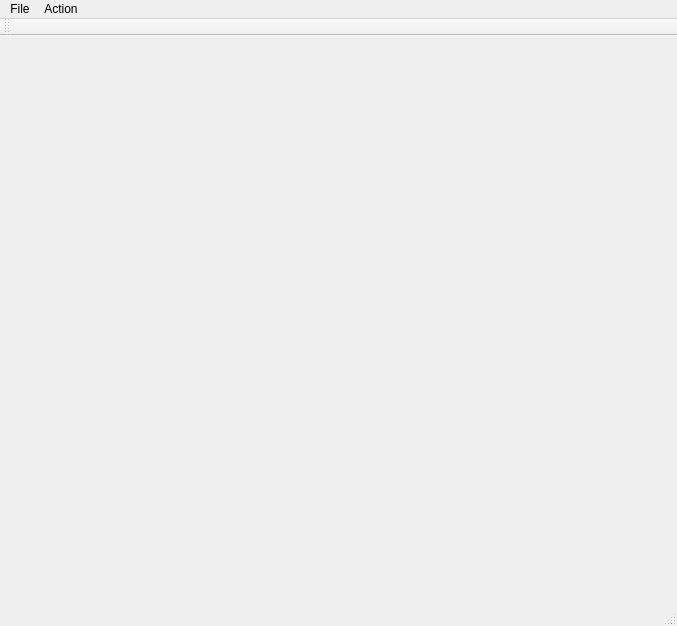
<?xml version="1.0" encoding="UTF-8"?>
<ui version="4.0">
 <class>MainWindow</class>
 <widget class="QMainWindow" name="MainWindow">
  <property name="geometry">
   <rect>
    <x>0</x>
    <y>0</y>
    <width>677</width>
    <height>626</height>
   </rect>
  </property>
  <property name="windowTitle">
   <string>MainWindow</string>
  </property>
  <widget class="QWidget" name="centralWidget">
   <layout class="QGridLayout" name="gridLayout" rowstretch="0">
    <item row="0" column="0">
     <layout class="QGridLayout" name="imageLayout"/>
    </item>
   </layout>
  </widget>
  <widget class="QStatusBar" name="statusBar"/>
  <widget class="QToolBar" name="toolBar">
   <property name="windowTitle">
    <string>toolBar</string>
   </property>
   <attribute name="toolBarArea">
    <enum>TopToolBarArea</enum>
   </attribute>
   <attribute name="toolBarBreak">
    <bool>false</bool>
   </attribute>
  </widget>
  <widget class="QMenuBar" name="menuBar">
   <property name="geometry">
    <rect>
     <x>0</x>
     <y>0</y>
     <width>677</width>
     <height>21</height>
    </rect>
   </property>
   <widget class="QMenu" name="menuFile">
    <property name="title">
     <string>File</string>
    </property>
    <addaction name="actionConfigure"/>
    <addaction name="actionSave_Pixy_parameters"/>
    <addaction name="actionLoad_Pixy_parameters"/>
    <addaction name="actionSave_Image"/>
    <addaction name="actionExit"/>
   </widget>
   <widget class="QMenu" name="menuAction">
    <property name="title">
     <string>Action</string>
    </property>
    <addaction name="actionPlay_Pause"/>
    <addaction name="actionURobot"/>
   </widget>
   <addaction name="menuFile"/>
   <addaction name="menuAction"/>
  </widget>
  <action name="actionExit">
   <property name="text">
    <string>Exit</string>
   </property>
  </action>
  <action name="actionSave_Image">
   <property name="enabled">
    <bool>true</bool>
   </property>
   <property name="text">
    <string>Save Image</string>
   </property>
  </action>
  <action name="actionPlay_Pause">
   <property name="text">
    <string>Run/Stop</string>
   </property>
   <property name="toolTip">
    <string>Run/stop</string>
   </property>
  </action>
  <action name="actionConfigure">
   <property name="text">
    <string>Configure...</string>
   </property>
   <property name="toolTip">
    <string>Configure parameters</string>
   </property>
  </action>
  <action name="actionSave_Pixy_parameters">
   <property name="text">
    <string>Save Pixy parameters...</string>
   </property>
  </action>
  <action name="actionLoad_Pixy_parameters">
   <property name="text">
    <string>Load Pixy parameters...</string>
   </property>
  </action>
  <action name="actionURobot">
   <property name="text">
    <string>uRobot</string>
   </property>
  </action>
 </widget>
 <layoutdefault spacing="6" margin="11"/>
 <resources/>
 <connections/>
</ui>
